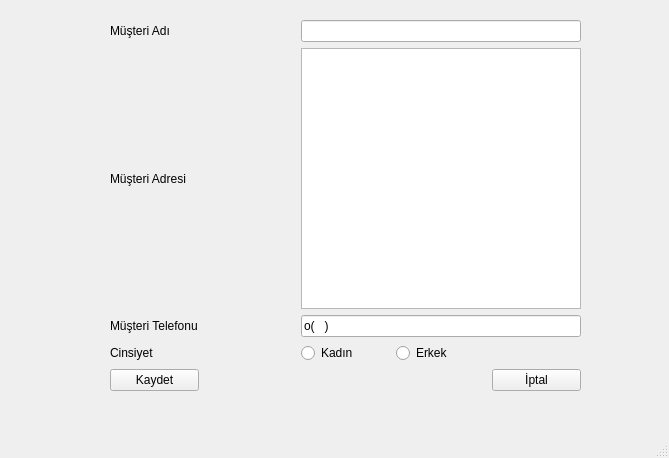
<?xml version="1.0" encoding="UTF-8"?>
<ui version="4.0">
 <class>MYeniMusteriFormu</class>
 <widget class="QMainWindow" name="MYeniMusteriFormu">
  <property name="geometry">
   <rect>
    <x>0</x>
    <y>0</y>
    <width>669</width>
    <height>458</height>
   </rect>
  </property>
  <property name="windowTitle">
   <string>MainWindow</string>
  </property>
  <widget class="QWidget" name="centralwidget">
   <widget class="QWidget" name="layoutWidget">
    <property name="geometry">
     <rect>
      <x>110</x>
      <y>20</y>
      <width>471</width>
      <height>371</height>
     </rect>
    </property>
    <layout class="QGridLayout" name="gridLayout">
     <item row="0" column="0" colspan="2">
      <widget class="QLabel" name="lblMusteriAdi">
       <property name="text">
        <string>Müşteri Adı</string>
       </property>
      </widget>
     </item>
     <item row="4" column="0" colspan="2">
      <widget class="QLabel" name="lblMusteriCinsiyet">
       <property name="text">
        <string>Cinsiyet</string>
       </property>
      </widget>
     </item>
     <item row="1" column="2" colspan="3">
      <widget class="QPlainTextEdit" name="pteMusteriAdresi"/>
     </item>
     <item row="0" column="2" colspan="3">
      <widget class="QLineEdit" name="leMusteriAdi"/>
     </item>
     <item row="2" column="0" colspan="2">
      <widget class="QLabel" name="lblMusteriTelefonu">
       <property name="text">
        <string>Müşteri Telefonu</string>
       </property>
      </widget>
     </item>
     <item row="5" column="0">
      <widget class="QPushButton" name="btnKaydet">
       <property name="text">
        <string>Kaydet</string>
       </property>
      </widget>
     </item>
     <item row="4" column="2">
      <widget class="QRadioButton" name="rbKadin">
       <property name="text">
        <string>Kadın</string>
       </property>
      </widget>
     </item>
     <item row="1" column="0" colspan="2">
      <widget class="QLabel" name="lblMusteriAdresi">
       <property name="text">
        <string>Müşteri Adresi</string>
       </property>
      </widget>
     </item>
     <item row="2" column="2" colspan="3">
      <widget class="QLineEdit" name="leMusteriTelefon">
       <property name="inputMask">
        <string>\o(D99)999 99 99</string>
       </property>
       <property name="maxLength">
        <number>15</number>
       </property>
       <property name="cursorPosition">
        <number>3</number>
       </property>
      </widget>
     </item>
     <item row="5" column="4">
      <widget class="QPushButton" name="btnIptal">
       <property name="text">
        <string>İptal</string>
       </property>
      </widget>
     </item>
     <item row="4" column="3">
      <widget class="QRadioButton" name="rbErkek">
       <property name="text">
        <string>Erkek</string>
       </property>
      </widget>
     </item>
     <item row="5" column="2" colspan="2">
      <spacer name="horizontalSpacer">
       <property name="orientation">
        <enum>Qt::Horizontal</enum>
       </property>
       <property name="sizeHint" stdset="0">
        <size>
         <width>40</width>
         <height>20</height>
        </size>
       </property>
      </spacer>
     </item>
    </layout>
   </widget>
  </widget>
  <widget class="QMenuBar" name="menubar">
   <property name="geometry">
    <rect>
     <x>0</x>
     <y>0</y>
     <width>669</width>
     <height>25</height>
    </rect>
   </property>
  </widget>
  <widget class="QStatusBar" name="statusbar"/>
 </widget>
 <resources/>
 <connections/>
</ui>
